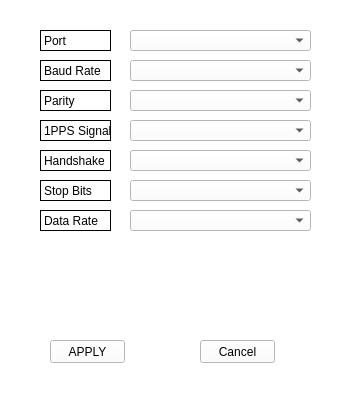
<?xml version="1.0" encoding="UTF-8"?>
<ui version="4.0">
 <class>Form</class>
 <widget class="QWidget" name="Form">
  <property name="geometry">
   <rect>
    <x>0</x>
    <y>0</y>
    <width>350</width>
    <height>400</height>
   </rect>
  </property>
  <property name="sizePolicy">
   <sizepolicy hsizetype="Maximum" vsizetype="Maximum">
    <horstretch>0</horstretch>
    <verstretch>0</verstretch>
   </sizepolicy>
  </property>
  <property name="maximumSize">
   <size>
    <width>350</width>
    <height>400</height>
   </size>
  </property>
  <property name="windowTitle">
   <string>Form</string>
  </property>
  <property name="styleSheet">
   <string notr="true">background-color: rgb(255, 255, 255);</string>
  </property>
  <widget class="QLabel" name="label">
   <property name="geometry">
    <rect>
     <x>40</x>
     <y>60</y>
     <width>71</width>
     <height>21</height>
    </rect>
   </property>
   <property name="styleSheet">
    <string notr="true">
border-right: 1px solid;
border-top: 1px  solid;
border-left: 1px  solid;
border-bottom: 1px  solid;
border-color: rgb(0, 0, 0);</string>
   </property>
   <property name="text">
    <string>Baud Rate</string>
   </property>
  </widget>
  <widget class="QLabel" name="label_2">
   <property name="geometry">
    <rect>
     <x>40</x>
     <y>150</y>
     <width>71</width>
     <height>21</height>
    </rect>
   </property>
   <property name="styleSheet">
    <string notr="true">
border-right: 1px solid;
border-top: 1px  solid;
border-left: 1px  solid;
border-bottom: 1px  solid;
border-color: rgb(0, 0, 0);</string>
   </property>
   <property name="text">
    <string>Handshake</string>
   </property>
  </widget>
  <widget class="QLabel" name="label_3">
   <property name="geometry">
    <rect>
     <x>40</x>
     <y>120</y>
     <width>71</width>
     <height>21</height>
    </rect>
   </property>
   <property name="styleSheet">
    <string notr="true">
border-right: 1px solid;
border-top: 1px  solid;
border-left: 1px  solid;
border-bottom: 1px  solid;
border-color: rgb(0, 0, 0);</string>
   </property>
   <property name="text">
    <string>1PPS Signal</string>
   </property>
  </widget>
  <widget class="QLabel" name="label_4">
   <property name="geometry">
    <rect>
     <x>40</x>
     <y>90</y>
     <width>71</width>
     <height>21</height>
    </rect>
   </property>
   <property name="styleSheet">
    <string notr="true">
border-right: 1px solid;
border-top: 1px  solid;
border-left: 1px  solid;
border-bottom: 1px  solid;
border-color: rgb(0, 0, 0);</string>
   </property>
   <property name="text">
    <string>Parity</string>
   </property>
  </widget>
  <widget class="QLabel" name="label_5">
   <property name="geometry">
    <rect>
     <x>40</x>
     <y>30</y>
     <width>71</width>
     <height>21</height>
    </rect>
   </property>
   <property name="styleSheet">
    <string notr="true">
border-right: 1px solid;
border-top: 1px  solid;
border-left: 1px  solid;
border-bottom: 1px  solid;
border-color: rgb(0, 0, 0);</string>
   </property>
   <property name="text">
    <string>Port</string>
   </property>
  </widget>
  <widget class="QComboBox" name="portBox">
   <property name="geometry">
    <rect>
     <x>130</x>
     <y>30</y>
     <width>181</width>
     <height>21</height>
    </rect>
   </property>
  </widget>
  <widget class="QLabel" name="label_6">
   <property name="geometry">
    <rect>
     <x>40</x>
     <y>180</y>
     <width>71</width>
     <height>21</height>
    </rect>
   </property>
   <property name="styleSheet">
    <string notr="true">
border-right: 1px solid;
border-top: 1px  solid;
border-left: 1px  solid;
border-bottom: 1px  solid;
border-color: rgb(0, 0, 0);</string>
   </property>
   <property name="text">
    <string>Stop Bits</string>
   </property>
  </widget>
  <widget class="QLabel" name="label_9">
   <property name="geometry">
    <rect>
     <x>40</x>
     <y>210</y>
     <width>71</width>
     <height>21</height>
    </rect>
   </property>
   <property name="styleSheet">
    <string notr="true">
border-right: 1px solid;
border-top: 1px  solid;
border-left: 1px  solid;
border-bottom: 1px  solid;
border-color: rgb(0, 0, 0);</string>
   </property>
   <property name="text">
    <string>Data Rate</string>
   </property>
  </widget>
  <widget class="QPushButton" name="applyButton">
   <property name="geometry">
    <rect>
     <x>50</x>
     <y>340</y>
     <width>75</width>
     <height>23</height>
    </rect>
   </property>
   <property name="text">
    <string>APPLY</string>
   </property>
  </widget>
  <widget class="QPushButton" name="cancelButton">
   <property name="geometry">
    <rect>
     <x>200</x>
     <y>340</y>
     <width>75</width>
     <height>23</height>
    </rect>
   </property>
   <property name="text">
    <string>Cancel</string>
   </property>
  </widget>
  <widget class="QComboBox" name="baudBox">
   <property name="geometry">
    <rect>
     <x>130</x>
     <y>60</y>
     <width>181</width>
     <height>21</height>
    </rect>
   </property>
  </widget>
  <widget class="QComboBox" name="parityBox">
   <property name="geometry">
    <rect>
     <x>130</x>
     <y>90</y>
     <width>181</width>
     <height>21</height>
    </rect>
   </property>
  </widget>
  <widget class="QComboBox" name="signalBox">
   <property name="geometry">
    <rect>
     <x>130</x>
     <y>120</y>
     <width>181</width>
     <height>21</height>
    </rect>
   </property>
  </widget>
  <widget class="QComboBox" name="handshakeBox">
   <property name="geometry">
    <rect>
     <x>130</x>
     <y>150</y>
     <width>181</width>
     <height>21</height>
    </rect>
   </property>
  </widget>
  <widget class="QComboBox" name="stopbitBox">
   <property name="geometry">
    <rect>
     <x>130</x>
     <y>180</y>
     <width>181</width>
     <height>21</height>
    </rect>
   </property>
  </widget>
  <widget class="QComboBox" name="dataRateBox">
   <property name="geometry">
    <rect>
     <x>130</x>
     <y>210</y>
     <width>181</width>
     <height>21</height>
    </rect>
   </property>
  </widget>
 </widget>
 <resources/>
 <connections/>
</ui>
